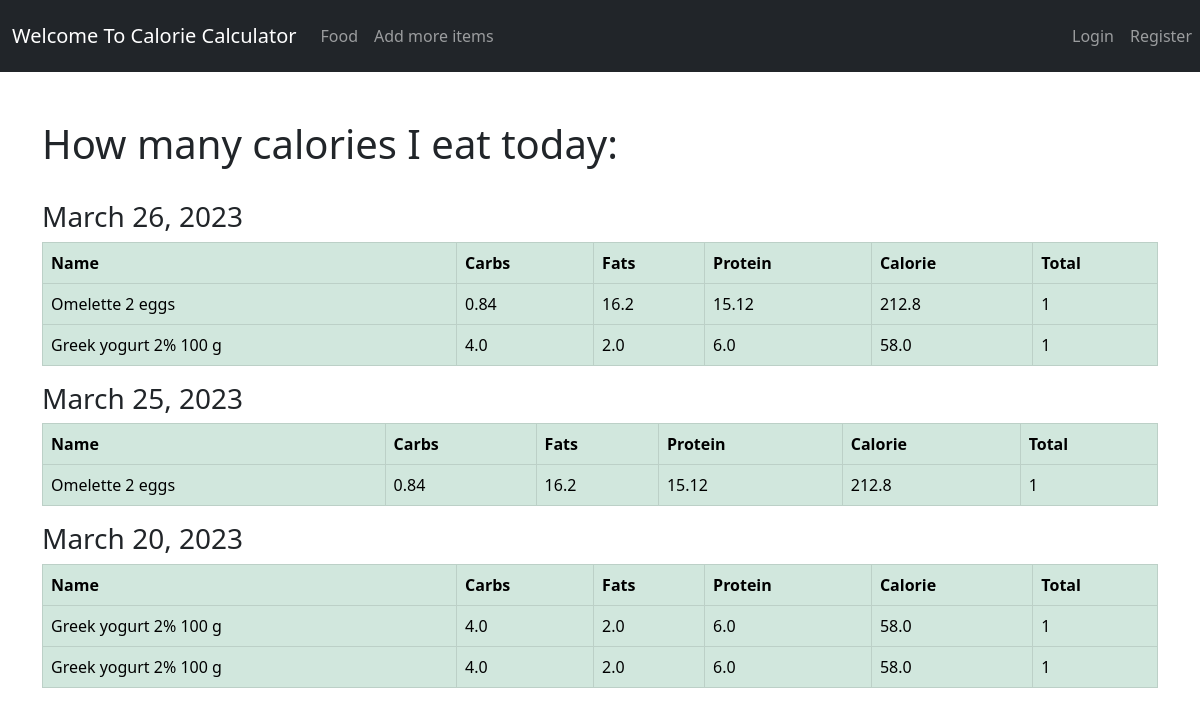
Page /history/ on the earlier database version.
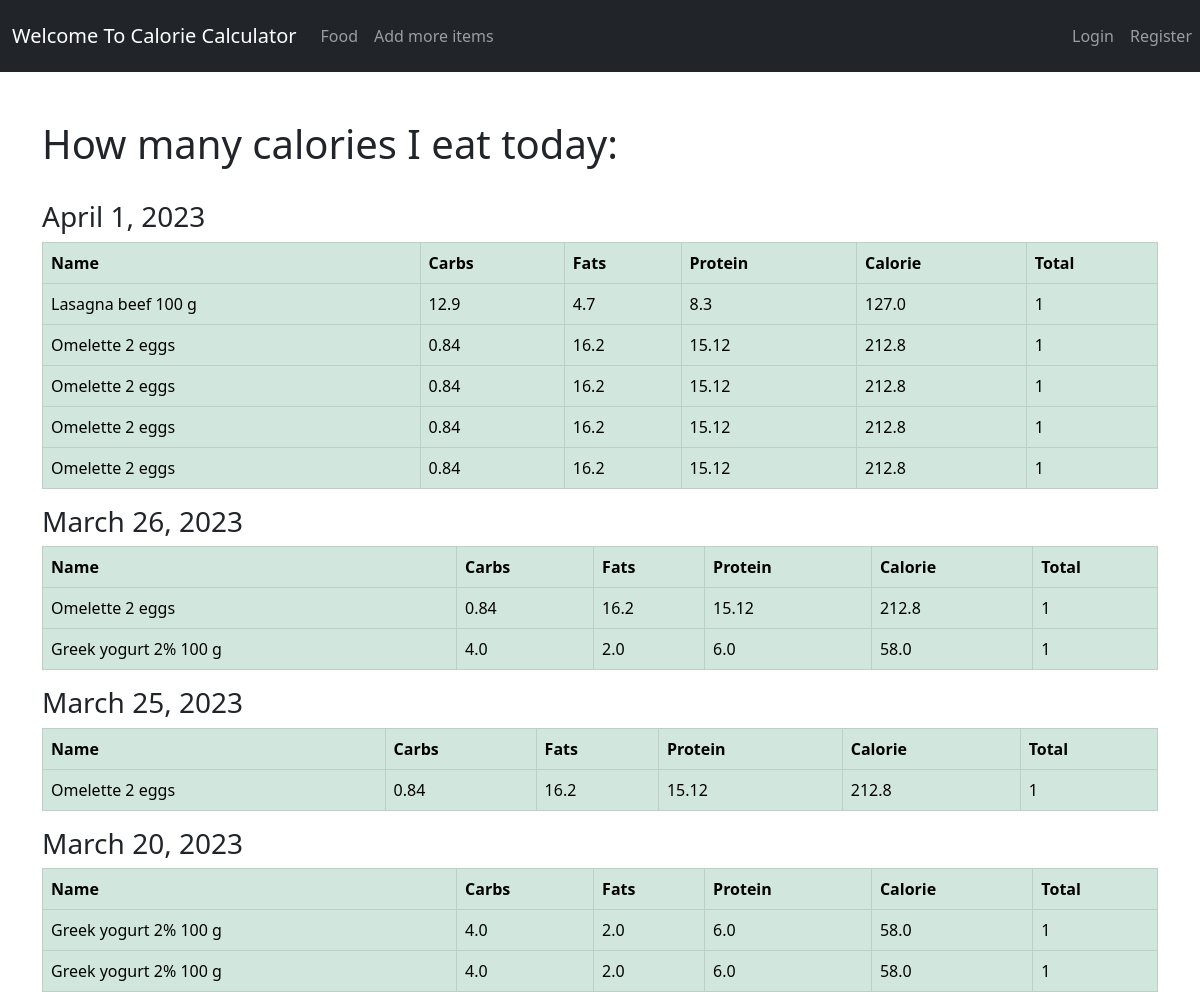
Same page on the later database version.
### user_calc/models.py (models this page shows, shortened)
class FoodInADay(models.Model):
    name = models.CharField(max_length=200)
    carbohydrate = models.FloatField()
    category = models.ForeignKey(Category, on_delete=models.CASCADE)
    fats = models.FloatField()
    protein = models.FloatField()
    calorie = models.FloatField(default=0, blank=True)
    quantity = models.IntegerField(default=1, null=True, blank=True)
    date = models.DateField(default=datetime.datetime.today)

### user_calc/views.py (the view)
# urls.py: path('history/', views.generate_calorie_history, name='history'),
def generate_calorie_history(request):
    items = History.objects.all()
    full_history = []
    full_history_with_date= {}
    for itemFood in items:
        item = itemFood.foodInADayId
        if item.date not in full_history_with_date:
            full_history_with_date[item.date] = []
        full_history_with_date[item.date].append(item)
    sorted_dictionary = {key: value for key, value in sorted(full_history_with_date.items(), reverse=True)}
    context = {
        "full_history_with_date": sorted_dictionary,
    }
    return render(request, 'user_calc/history.html', context)

### templates/user_calc/history.html
{% extends 'base.html' %}
{% load static %}
{% block content %}
    <div class="flex-box-row">
        <h1>How many calories I eat today:</h1>
        <br>
        {% for day, food in full_history_with_date.items %}
            <table class="table table-succes table-success table-hover table-bordered">
            <h3>{{ day }}</h3>
            <tr>
                <th>Name</th>
                <th>Carbs</th>
                <th>Fats</th>
                <th>Protein</th>
                <th>Calorie</th>
                <th>Total</th>
            </tr>
            {% for items in food %}
                <tr>
                    <td>{{ items.name }} </td>
                    <td>{{ items.carbohydrate }} </td>
                    <td>{{ items.fats }} </td>
                    <td>{{ items.protein }} </td>
                    <td>{{ items.calorie }} </td>
                    <td>{{ items.quantity }} </td>
                </tr>
            {% endfor %}
        </table>
        {% endfor %}
    </div>
    <br>
    </div>
{% endblock %}

Differences in the rows shown:
added FoodInADay: date "April 1, 2023", name "Lasagna beef 100 g", carbohydrate "12.9", fats "4.7", protein "8.3", calorie "127.0", quantity "1"
added FoodInADay: name "Omelette 2 eggs", carbohydrate "0.84", fats "16.2", protein "15.12", calorie "212.8", quantity "1", shown under "April 1, 2023"
added FoodInADay: name "Omelette 2 eggs", carbohydrate "0.84", fats "16.2", protein "15.12", calorie "212.8", quantity "1", shown under "April 1, 2023"
added FoodInADay: name "Omelette 2 eggs", carbohydrate "0.84", fats "16.2", protein "15.12", calorie "212.8", quantity "1", shown under "April 1, 2023"
added FoodInADay: name "Omelette 2 eggs", carbohydrate "0.84", fats "16.2", protein "15.12", calorie "212.8", quantity "1", shown under "April 1, 2023"
